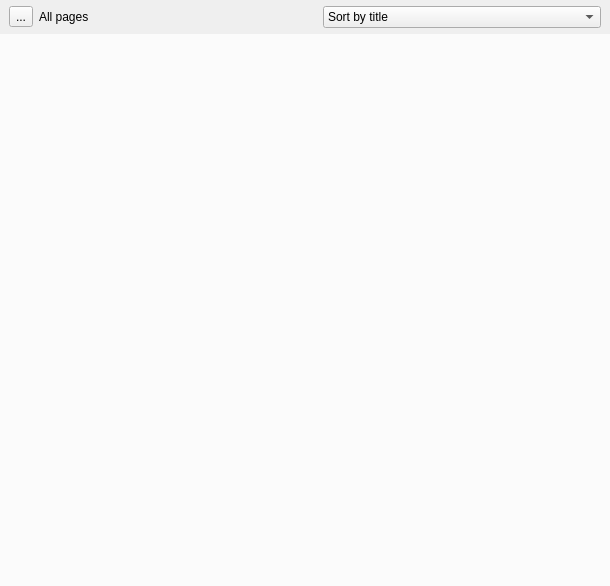
<?xml version="1.0" encoding="UTF-8"?>

<!--                                                            [licblock]
This file is part of Tkacz. 
Copyright (c) 2012-2014 Thibault Polge. All rights reserved.

This program is free software: you can redistribute it and/or modify
it under the terms of the GNU Affero General Public License as published by
the Free Software Foundation, either version 3 of the License, or
(at your option) any later version.

This program is distributed in the hope that it will be useful,
but WITHOUT ANY WARRANTY; without even the implied warranty of
MERCHANTABILITY or FITNESS FOR A PARTICULAR PURPOSE.  See the
GNU Affero General Public License for more details.

You should have received a copy of the GNU Affero General Public License
along with this program.  If not, see <http://www.gnu.org/licenses/>.
                                                               [/licblock]-->

<ui version="4.0">
 <class>PagesList</class>
 <widget class="QWidget" name="PagesList">
  <property name="geometry">
   <rect>
    <x>0</x>
    <y>0</y>
    <width>610</width>
    <height>586</height>
   </rect>
  </property>
  <property name="windowTitle">
   <string>Form</string>
  </property>
  <property name="styleSheet">
   <string notr="true">#listView{
	background : rgba(255,255,255,192);
	}

#listView::item { 
	border-bottom : 1px solid rgba(0,0,0,64);
	padding : .5em;
	background : white;
 }

#listView::item:selected { 	
	background-color: palette(highlight);
	color : black;
}</string>
  </property>
  <layout class="QVBoxLayout" name="verticalLayout">
   <property name="spacing">
    <number>0</number>
   </property>
   <property name="margin">
    <number>0</number>
   </property>
   <item>
    <widget class="ToolBar" name="frame">
     <layout class="QHBoxLayout" name="horizontalLayout">
      <property name="topMargin">
       <number>6</number>
      </property>
      <property name="bottomMargin">
       <number>6</number>
      </property>
      <item>
       <widget class="QToolButton" name="toolButton">
        <property name="text">
         <string>...</string>
        </property>
        <property name="icon">
         <iconset resource="../qrc/icons.qrc">
          <normaloff>:/actions/pageCreatePopup</normaloff>:/actions/pageCreatePopup</iconset>
        </property>
       </widget>
      </item>
      <item>
       <widget class="QLabel" name="label">
        <property name="text">
         <string>All pages</string>
        </property>
       </widget>
      </item>
      <item>
       <widget class="QComboBox" name="comboBox">
        <item>
         <property name="text">
          <string>Sort by title</string>
         </property>
        </item>
        <item>
         <property name="text">
          <string>Sort by creation date</string>
         </property>
        </item>
       </widget>
      </item>
     </layout>
    </widget>
   </item>
   <item>
    <widget class="QListView" name="listView">
     <property name="focusPolicy">
      <enum>Qt::NoFocus</enum>
     </property>
     <property name="frameShape">
      <enum>QFrame::NoFrame</enum>
     </property>
    </widget>
   </item>
  </layout>
 </widget>
 <customwidgets>
  <customwidget>
   <class>ToolBar</class>
   <extends>QFrame</extends>
   <header>tkacz.gui.mainwindow.toolBarWidget</header>
   <container>1</container>
  </customwidget>
 </customwidgets>
 <resources>
  <include location="../qrc/icons.qrc"/>
 </resources>
 <connections/>
</ui>
